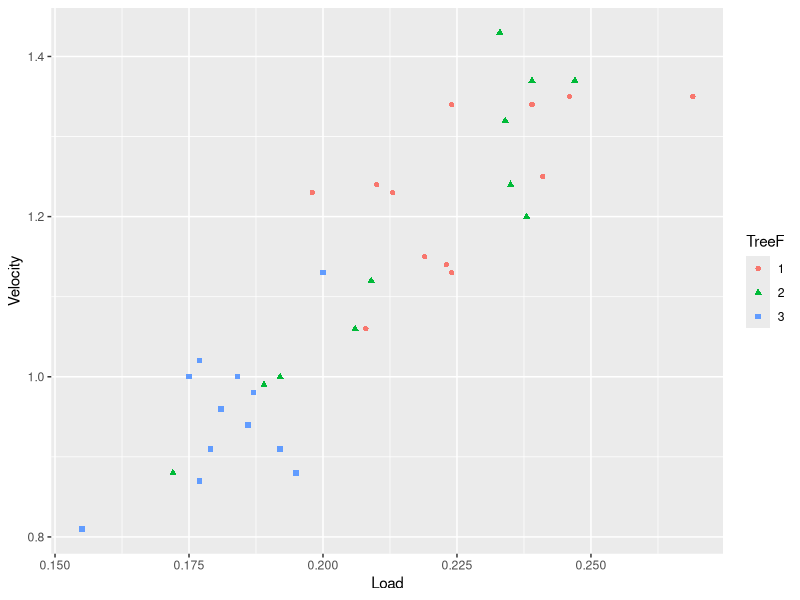

This figure's R source:
## ---- chunk 1
library(knitr)
opts_chunk$set(dev=c("png", "pdf"))
opts_chunk$set(fig.height=6, fig.width=7, fig.path="Figures/", fig.alt="unlabelled")
opts_chunk$set(comment="", fig.align="center", tidy=TRUE)
options(knitr.kable.NA = '')
library(tidyverse)
library(broom)
## ---- chunk 2
Samara <- read.csv(file="../data/samara.csv", header=TRUE)
#Samara <- read.csv(file="samara.csv", header=TRUE)
str(Samara)
Samara |> mutate(TreeF = factor(Tree)) ->  Samara
## ---- chunk 3
Samara |>
ggplot(mapping = aes(y=Velocity, x=Load)) + 
geom_point(mapping = aes(col=TreeF, pch=TreeF))
## ---- chunk 4
Samara.lm <- lm(Velocity ~ TreeF + TreeF:Load, data=Samara) 
summary(Samara.lm)
## ---- chunk 5
Samara.lm2 <- lm(Velocity ~ TreeF * Load, data = Samara)
summary(Samara.lm2)
